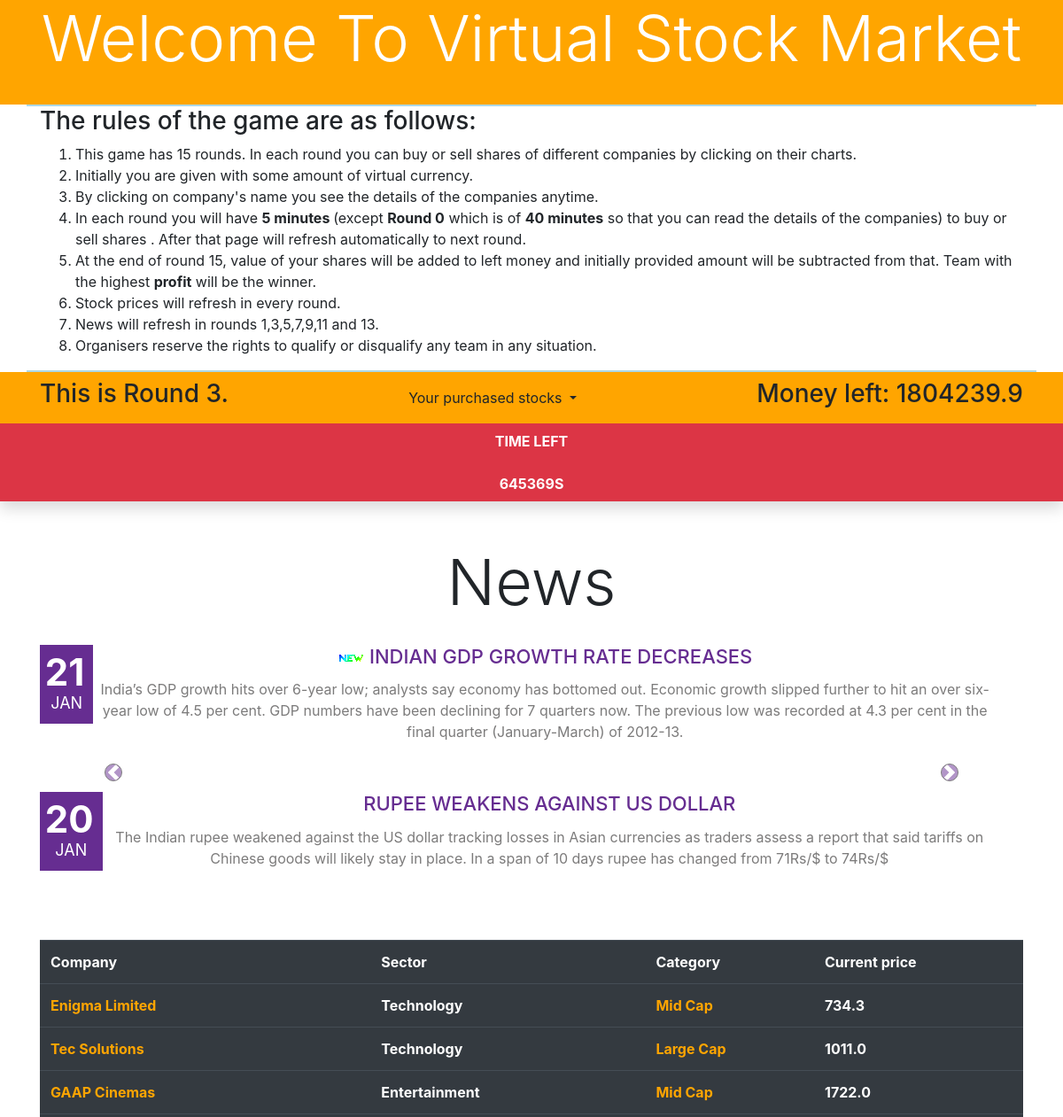
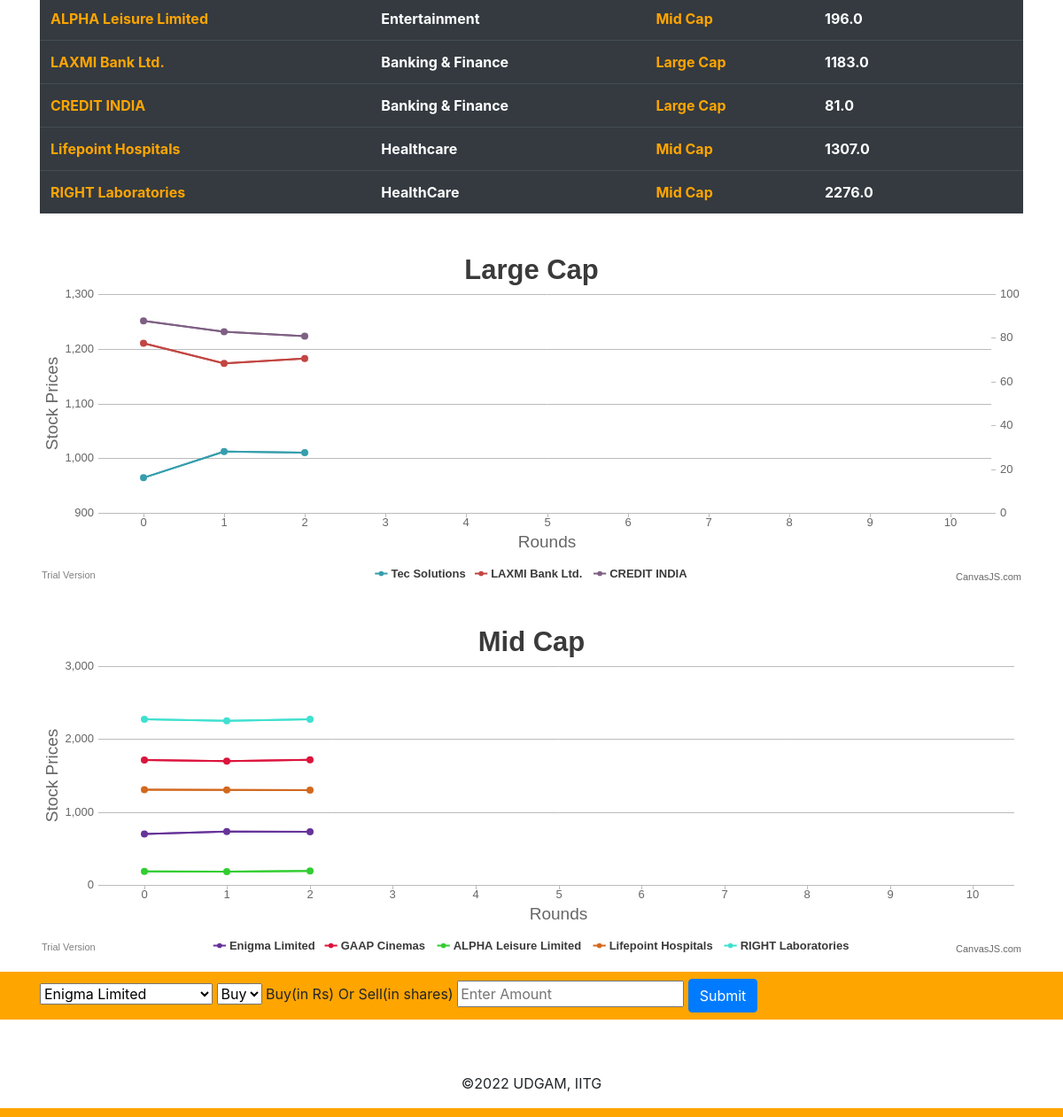
Page /site/round3/ (signed in) on the committed database (2 pictures, top to bottom).
### login/models.py (models this page shows, shortened)
class Profile(models.Model):
	user = models.OneToOneField(User, on_delete=models.CASCADE)
	feedback = models.CharField(max_length=100, default="Not Submitted")
	money = models.FloatField(default=1000000)
	Enigma = models.FloatField(default=0)
	Tec = models.FloatField(default=0)
	GAAP = models.FloatField(default=0)
	ALPHA = models.FloatField(default=0)
	LAXMI = models.FloatField(default=0)
	Punjab = models.FloatField(default=0)
	Lifepoint = models.FloatField(default=0)
	RIGHT = models.FloatField(default=0)

class company(models.Model):
	company_name = models.CharField(max_length=50)
	sector = models.CharField(max_length=25, default="max cap")
	cat = models.CharField(max_length=25, default="tec")
	price0 = models.FloatField(default=0)
	price1 = models.FloatField(default=0)
	price2 = models.FloatField(default=0)
	price3 = models.FloatField(default=0)
	price4 = models.FloatField(default=0)
	price5 = models.FloatField(default=0)
	price6 = models.FloatField(default=0)
	price7 = models.FloatField(default=0)
	price8 = models.FloatField(default=0)
	price9 = models.FloatField(default=0)
	price10 = models.FloatField(default=0)
	price11 = models.FloatField(default=0)
	price12 = models.FloatField(default=0)
	price13 = models.FloatField(default=0)
	price14 = models.FloatField(default=0)

### login/views.py (the view, shortened to what this page needs)
# urls.py: path('round3/', views.round3, name='round3'),
@login_required
def round3(request):
	date = Date.objects.get(pk=4)
	user = request.user
	all_company = company.objects.all()
	return render(request, 'login/round3.html', {
			'user': user,
			'companys': all_company,
			'date': date,
			'tec0': (company.objects.get(pk=2)).price0,
			'tec1': (company.objects.get(pk=2)).price1,
			'tec2': (company.objects.get(pk=2)).price2,
			'tec3': (company.objects.get(pk=2)).price3,
			'tec4': (company.objects.get(pk=2)).price4,
			'tec5': (company.objects.get(pk=2)).price5,
			'tec6': (company.objects.get(pk=2)).price6,
			'tec7': (company.objects.get(pk=2)).price7,
			'tec8': (company.objects.get(pk=2)).price8,
			'tec9': (company.objects.get(pk=2)).price9,
			'tec10': (company.objects.get(pk=2)).price10,
			'en0': (company.objects.get(pk=1)).price0,
			'en1': (company.objects.get(pk=1)).price1,
			'en2': (company.objects.get(pk=1)).price2,
			'en3': (company.objects.get(pk=1)).price3,
			'en4': (company.objects.get(pk=1)).price4,
			'en5': (company.objects.get(pk=1)).price5,
			'en6': (company.objects.get(pk=1)).price6,
			'en7': (company.objects.get(pk=1)).price7,
			'en8': (company.objects.get(pk=1)).price8,
			'en9': (company.objects.get(pk=1)).price9,
			'en10': (company.objects.get(pk=1)).price10,
			'gaa0': (company.objects.get(pk=3)).price0,
			'gaa1': (company.objects.get(pk=3)).price1,
			'gaa2': (company.objects.get(pk=3)).price2,
			'gaa3': (company.objects.get(pk=3)).price3,
			'gaa4': (company.objects.get(pk=3)).price4,
			'gaa5': (company.objects.get(pk=3)).price5,
			'gaa6': (company.objects.get(pk=3)).price6,
			'gaa7': (company.objects.get(pk=3)).price7,
			'gaa8': (company.objects.get(pk=3)).price8,
			'gaa9': (company.objects.get(pk=3)).price9,
			'gaa10': (company.objects.get(pk=3)).price10,
			'alp0': (company.objects.get(pk=4)).price0,
			'alp1': (company.objects.get(pk=4)).price1,
			'alp2': (company.objects.get(pk=4)).price2,
			'alp3': (company.objects.get(pk=4)).price3,
			'alp4': (company.objects.get(pk=4)).price4,
			'alp5': (company.objects.get(pk=4)).price5,
			'alp6': (company.objects.get(pk=4)).price6,
			'alp7': (company.objects.get(pk=4)).price7,
			'alp8': (company.objects.get(pk=4)).price8,
			'alp9': (company.objects.get(pk=4)).price9,
			'alp10': (company.objects.get(pk=4)).price10,
			'lax0': (company.objects.get(pk=5)).price0,
			'lax1': (company.objects.get(pk=5)).price1,
			'lax2': (company.objects.get(pk=5)).price2,
			'lax3': (company.objects.get(pk=5)).price3,
			'lax4': (company.objects.get(pk=5)).price4,
			'lax5': (company.objects.get(pk=5)).price5,
			'lax6': (company.objects.get(pk=5)).price6,
			'lax7': (company.objects.get(pk=5)).price7,
			'lax8': (company.objects.get(pk=5)).price8,
			'lax9': (company.objects.get(pk=5)).price9,
			'lax10': (company.objects.get(pk=5)).price10,
			'pnb0': (company.objects.get(pk=6)).price0,
			'pnb1': (company.objects.get(pk=6)).price1,
			'pnb2': (company.objects.get(pk=6)).price2,
			'pnb3': (company.objects.get(pk=6)).price3,
			'pnb4': (company.objects.get(pk=6)).price4,
			'pnb5': (company.objects.get(pk=6)).price5,
			'pnb6': (company.objects.get(pk=6)).price6,
			'pnb7': (company.objects.get(pk=6)).price7,
			'pnb8': (company.objects.get(pk=6)).price8,
			'pnb9': (company.objects.get(pk=6)).price9,
			'pnb10': (company.objects.get(pk=6)).price10,
			'lif0': (company.objects.get(pk=7)).price0,
			'lif1': (company.objects.get(pk=7)).price1,
			'lif2': (company.objects.get(pk=7)).price2,
			'lif3': (company.objects.get(pk=7)).price3,
			'lif4': (company.objects.get(pk=7)).price4,
			'lif5': (company.objects.get(pk=7)).price5,
			'lif6': (company.objects.get(pk=7)).price6,
			'lif7': (company.objects.get(pk=7)).price7,
			'lif8': (company.objects.get(pk=7)).price8,
			'lif9': (company.objects.get(pk=7)).price9,
			'lif10': (company.objects.get(pk=7)).price10,
			'rig0': (company.objects.get(pk=8)).price0,
			'rig1': (company.objects.get(pk=8)).price1,
			'rig2': (company.objects.get(pk=8)).price2,
			'rig3': (company.objects.get(pk=8)).price3,
			'rig4': (company.objects.get(pk=8)).price4,
			'rig5': (company.objects.get(pk=8)).price5,
			'rig6': (company.objects.get(pk=8)).price6,
			'rig7': (company.objects.get(pk=8)).price7,
			'rig8': (company.objects.get(pk=8)).price8,
			'rig9': (company.objects.get(pk=8)).price9,
			'rig10': (company.objects.get(pk=8)).price10,
		 })

### login/templates/login/round3.html (shortened to what this page needs)
{% extends "login/base.html" %}
{% load static %}
{% block content %}
<nav id="header-nav" class="navbar navbar-default">
	<div class="container">
		<h3 class="align">This is Round 3.</h3>
		  <div class="dropdown">
    		<button class="btn btn-default dropdown-toggle" type="button" id="menu1" data-toggle="dropdown">Your purchased stocks
    			</button>
  		</div>
		<h3>Money left: {{ user.profile.money }}</h3>
	</div>
</nav>
<div class="navbar-fixed-top bg-danger shadow p-2 text-center mb-5 text-white ">
 	<div class="container-fluid">
    <p class="mb-0 font-weight-bold text-uppercase">Time Left</p>
    <div id="space" class="countdown pt-4"></div>
	</div>
</div>
<div class="container">
<h1 class="display-3 align">News</h1>
<div id="carouselExampleControls" class="carousel slide align" data-ride="carousel">
  <div class="carousel-inner">
    <div class="carousel-item active">
      <div class="slide">
        <div class="blogPost--small">
          <div class="media">
            <span class="align"><a href="#"><span class="date"><span>21</span> <small>Jan</small></span></a></span>
            <div class="media-body">
            <h4 class="media-heading">
              <img src="{% static 'login/new.gif' %}" alt="">
              <a href="#">Indian GDP growth rate decreases</a>
            </h4>
            <p>
              India’s GDP growth hits over 6-year low; analysts say economy has bottomed out. Economic growth slipped further to hit an over six-year low of 4.5 per cent. GDP numbers have been declining for 7 quarters now. The previous low was recorded at 4.3 per cent in the final quarter (January-March) of 2012-13.
            </p>
            </div>
          </div>
        </div>
        <div class="blogPost--small">
          <div class="media">
            <span class="align"><a href="#"><span class="date"><span>20</span> <small>Jan</small></span></a></span>
            <div class="media-body">
            <h4 class="media-heading">
              <a href="#">Rupee weakens against US Dollar</a>
            </h4>
            <p>
              The Indian rupee weakened against the US dollar tracking losses in Asian currencies as traders assess a report that said tariffs on Chinese goods will likely stay in place. In a span of 10 days rupee has changed from 71Rs/$ to 74Rs/$
            </p>
            </div>
          </div>
        </div>
    </div>
    </div>
  </div>
  <a class="carousel-control-prev" href="#carouselExampleControls" role="button" data-slide="prev">
    <span class="carousel-control-prev-icon" aria-hidden="true"></span>
  </a>
  <a class="carousel-control-next" href="#carouselExampleControls" role="button" data-slide="next">
    <span class="carousel-control-next-icon" aria-hidden="true"></span>
  </a>
</div><br>
</div>
<div class="container">
  <table class="table table-dark">
    <tr>
      <th>Company</th>
      <th>Sector</th>
      <th>Category</th>
      <th>Current price</th>
    </tr>
    {% for company in companys %}
    <tr>
      <th><a href="{% url 'details' company.id %}" target="_blank">{{ company.company_name }}</a></th>
      <th>{{ company.sector }}</th>
      {% if company.cat == "Large Cap" %}
        <th><a href="#chartContainer">{{ company.cat }}</a></th>
      {% else %}
        <th><a href="#chartContainer1">{{ company.cat }}</a></th>
      {% endif %}
      <th>{{ company.price2 }}</th>
    </tr>
    {% endfor %}
  </table>
</div>
<div class="container">
  <div id="chartContainer" class="chart padding"></div>
  <div id="chartContainer1" class="chart padding"></div>
</div>
<nav id="header-nav" class="navbar navbar-default">
	<div class="container">
		<form action="{% url 'round3' %}" method="POST">
			<select name="company_id">
				{% for company in companys %}
					<option value="{{ company.id }}">{{ company.company_name }}</option>
				{% endfor %}
			</select>
			<select name="what">
				<option value="buy">Buy</option>
			</select>
			<label for="amount">Buy(in Rs) Or Sell(in shares) </label>
			<input type="number" name="amount" id="amount" placeholder="Enter Amount" step="0.01" min="0" required>
			<button type="submit" class="btn btn-primary">Submit</button>
		</form>
	</div>
</nav>
{% endblock content %}

### login/static/login/style.css (style rules this page uses)
html { scroll-behavior: smooth; }
#header-nav { background-color: orange; }
.align { text-align: center; }
.padding { padding-top: 30px; padding-bottom: 30px; }
a:link { color: orange; }
.countdown { text-transform: uppercase; font-weight: bold; }
table { border-collapse: collapse; width: 100%; }
td, th { text-align: left; padding: 8px; }
.chart { height: 370px; width: 100%; margin-bottom: 50px; }
.blogPost--small { color: #7c7b7b; margin: 20px 30px 40px 0; }
.blogPost--small a { color: #662d91; }
.blogPost--small .date, .blogPost--small .dateEl2 { display: block; text-align: center; padding: 10px; color: #fff; background: #662d91; }
.blogPost--small .date span, .blogPost--small .dateEl2 span { display: inline-block; font-size: 42px; line-height: 1; letter-spacing: 0em; text-indent: -0.1em; color: #fff; font-weight: bold; }
.blogPost--small .date small, .blogPost--small .dateEl2 small { display: block; font-size: 18px; text-transform: uppercase; color: #fff; }
.blogPost--small h4 { margin: 0 0 12px 0; font-size: 22px; text-transform: uppercase; }
.carousel-control-prev-icon, .carousel-control-next-icon { height: 20px; width: 20px; outline: black; background-color: #662d91; background-size: 100%, 100%; border-radius: 50%; border: 1px solid black; }

### rows in the picture
company: company_name "Enigma Limited", sector "Technology", cat "Mid Cap", price2 "734.3"
company: company_name "Tec Solutions", sector "Technology", cat "Large Cap", price2 "1011.0"
company: company_name "GAAP Cinemas", sector "Entertainment", cat "Mid Cap", price2 "1722.0"
company: company_name "ALPHA Leisure Limited", sector "Entertainment", cat "Mid Cap", price2 "196.0"
company: company_name "LAXMI Bank Ltd.", sector "Banking & Finance", cat "Large Cap", price2 "1183.0"
company: company_name "CREDIT INDIA", sector "Banking & Finance", cat "Large Cap", price2 "81.0"
company: company_name "Lifepoint Hospitals", sector "Healthcare", cat "Mid Cap", price2 "1307.0"
company: company_name "RIGHT Laboratories", sector "HealthCare", cat "Mid Cap", price2 "2276.0"

### other values in the picture
{{ user.profile.money }} "1804239.9"
form field company_id "Enigma Limited"
